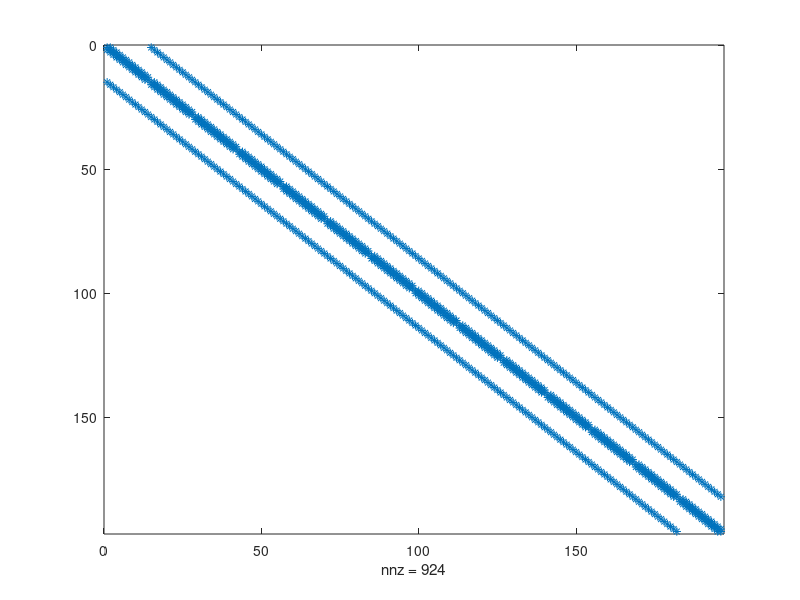
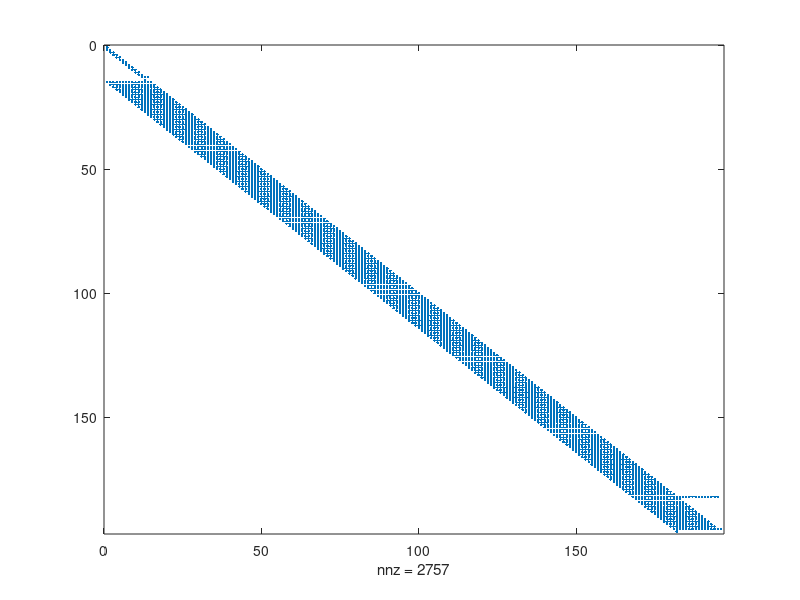

Here is the MATLAB script that generated these plots, in order:
%matriz d laplaciano
n=15;
h=1/n;
e=ones(n-1, 1);
B=spdiags([-e 4*e -e], -1:1, n-1, n-1);
I=speye(n-1, n-1);
I1=spdiags([-e -e], [-1 1], n-1, n-1);
A = kron(I, B)+kron(I1, I)
figure(1)
spy(A)
[m, n] = lu(A);
figure(2)
spy(m)